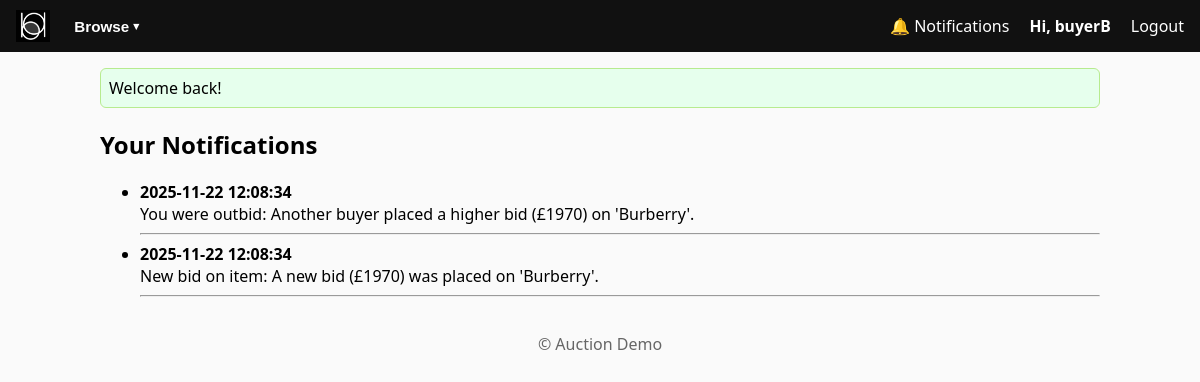
The app's page /web/auction/notifications.php (signed in) with its own data.
### tables this page shows
CREATE TABLE `Notifications` (
  `message_id` int(11) NOT NULL,
  `user_id` int(11) NOT NULL,
  `message` text NOT NULL,
  `is_read` tinyint(1) DEFAULT 0,
  `created_at` datetime DEFAULT current_timestamp()
);

### web/auction/notifications.php (the view, shortened to what this page needs)
<?php
require_once __DIR__.'/includes/flash.php';
$pdo = get_db();
$userId = current_user()['user_id'];
$pdo->prepare("UPDATE Notifications SET is_read = 1 WHERE user_id = ?")
    ->execute([$userId]);
$stmt = $pdo->prepare("
    SELECT message_id, message, created_at
    FROM Notifications
    WHERE user_id = ?
    ORDER BY created_at DESC
");
$stmt->execute([$userId]);
$rows = $stmt->fetchAll();
?>
<?php require_once __DIR__.'/includes/header.php'; ?>
<h2>Your Notifications</h2>
<?php if (empty($rows)): ?>
    <p>No notifications yet.</p>
<?php else: ?>
    <ul>
    <?php foreach ($rows as $n): ?>
        <li>
            <b><?= htmlspecialchars($n['created_at']) ?></b><br>
            <?= nl2br(htmlspecialchars($n['message'])) ?>
        </li>
        <hr>
    <?php endforeach; ?>
    </ul>
<?php endif; ?>
<?php require_once __DIR__.'/includes/footer.php'; ?>

### web/auction/assets/style.css (style rules this page uses)
body { font-family: system-ui, Arial, sans-serif; margin:0; background:#fafafa; }

### records on screen
notifications: created_at "2025-11-22 12:08:34", message "You were outbid: Another buyer placed a higher bid (£1970) on 'Burberry'."
notifications: created_at "2025-11-22 12:08:34", message "New bid on item: A new bid (£1970) was placed on 'Burberry'."

### other values on screen
$user['username'] "buyerB"
$f['msg'] "Welcome back!"
